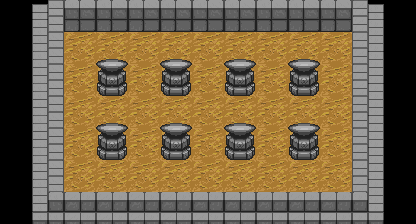

Tiled map render using the project's own tile images. Description and the map definition, with tile-layer contents summarised, below:
An orthogonal 13x7 tile map with 32x32 px tiles, 2 tile layers (Tile Layer 1, Tile Layer 2).

<map version="1.0" orientation="orthogonal" renderorder="left-up" width="13" height="7" tilewidth="32" tileheight="32" nextobjectid="1">
 <tileset firstgid="1" name="Tileset" tilewidth="32" tileheight="32">
  <image source="../sprites/tiles/Tileset.png" width="128" height="128" />
 </tileset>
 <layer name="Tile Layer 1" width="13" height="7">
  <data>[91 cells, 91 non-empty, 10 distinct tile ids]</data>
 </layer>
 <layer name="Tile Layer 2" width="13" height="7">
  <data>[91 cells, 16 non-empty, 2 distinct tile ids]</data>
 </layer>
</map>